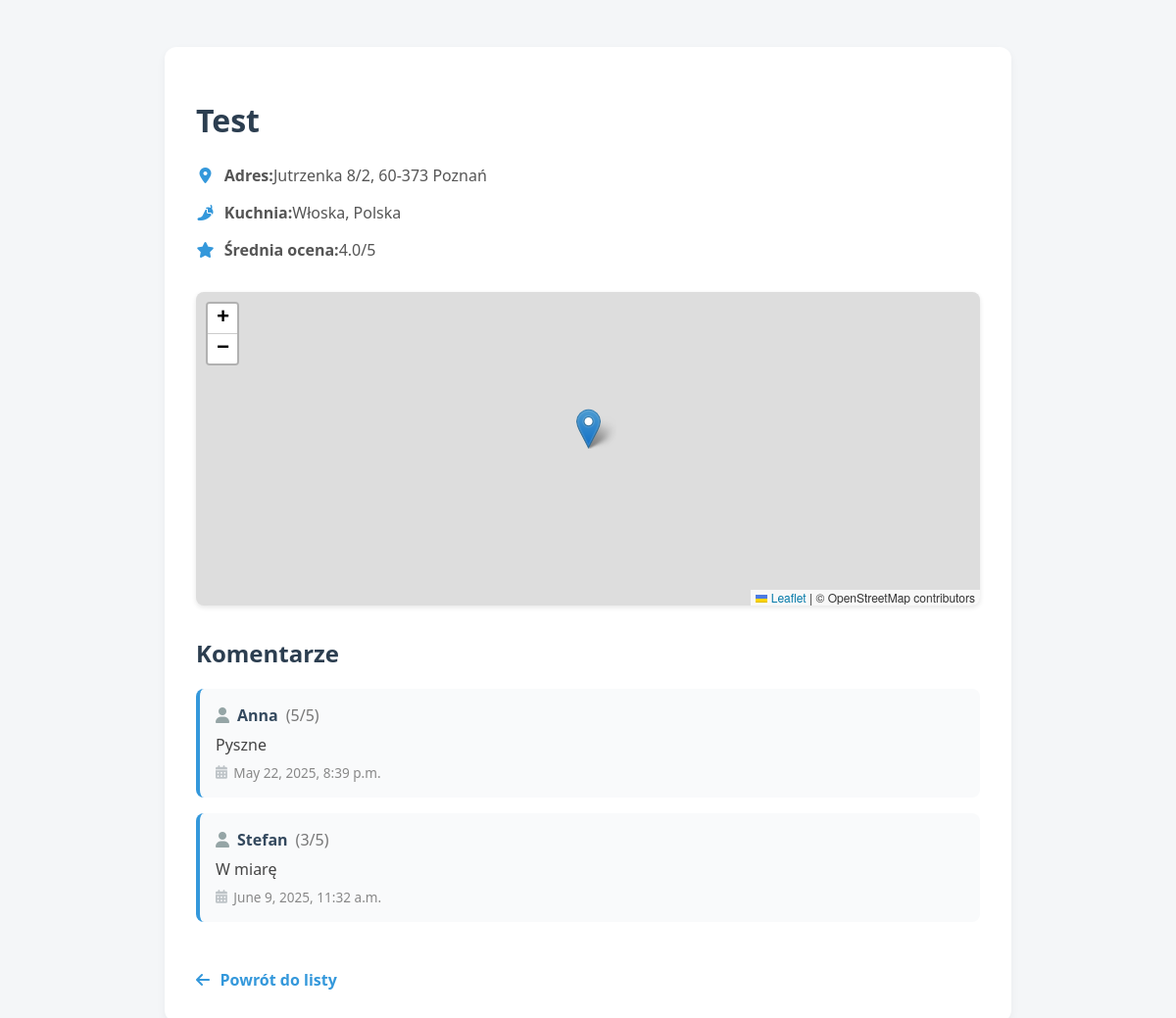
/restaurant/3/, run on the app's committed database.
### restaurants/models.py (models this page shows, shortened)
class Restaurant(models.Model):
    name = models.CharField(max_length=100)
    address = models.CharField(max_length=255)
    cuisine_types = models.ManyToManyField(CuisineType, related_name='restaurants')
    latitude = models.DecimalField(
        max_digits=9, decimal_places=6, null=True, blank=True
    )
    longitude = models.DecimalField(
        max_digits=9, decimal_places=6, null=True, blank=True
    )
    def get_average_rating(self):
        average = self.comments.aggregate(avg=Avg('rating'))['avg']
        return round(average, 1) if average is not None else 0.0
    @property
    def cuisine_list(self):
        return ", ".join(self.cuisine_types.values_list('name', flat=True))

class Comment(models.Model):
    restaurant = models.ForeignKey(
        Restaurant,
        on_delete=models.CASCADE,
        related_name='comments'
    )
    author = models.CharField(max_length=100)
    text = models.TextField()
    rating = models.PositiveIntegerField(
        validators=[MinValueValidator(1), MaxValueValidator(5)],
        help_text="Ocena od 1 do 5"
    )
    created_at = models.DateTimeField(auto_now_add=True)

### restaurants/views.py (the view)
# urls.py: path('restaurant/<int:pk>/', restaurant_detail, name='restaurant_detail'),
def restaurant_detail(request, pk):
    restaurant = get_object_or_404(Restaurant, pk=pk)
    comments = restaurant.comments.all()
    return render(request, 'restaurants/restaurant_detail.html', {
        'restaurant': restaurant,
        'comments': comments,
    })

### restaurants/templates/restaurants/restaurant_detail.html (shortened to what this page needs)
{% load static %}
<!DOCTYPE html>
<html lang="pl">
<head>
  <link rel="stylesheet" href="{% static 'restaurants/css/restaurant_detail.css' %}">
  <link rel="stylesheet" href="https://cdnjs.cloudflare.com/ajax/libs/font-awesome/6.5.0/css/all.min.css">
  <link rel="stylesheet" href="https://unpkg.com/leaflet/dist/leaflet.css" />
</head>
<body>
  <div class="container">
    <h1>{{ restaurant.name }}</h1>
    <div class="details">
      <p class="detail-item">
        <i class="fas fa-map-marker-alt"></i>
        <strong>Adres:</strong> {{ restaurant.address }}
      </p>
      <p class="detail-item">
        <i class="fas fa-pepper-hot"></i>
        <strong>Kuchnia:</strong>
        {{ restaurant.cuisine_list|default:"Brak" }}
      </p>
      <p class="detail-item">
        <i class="fas fa-star"></i>
        <strong>Średnia ocena:</strong> {{ restaurant.get_average_rating|floatformat:1 }}/5
      </p>
    </div>
    {% if restaurant.latitude and restaurant.longitude %}
      <div
        id="map"
        class="map-container"
        data-lat="{{ restaurant.latitude }}"
        data-lng="{{ restaurant.longitude }}">
      </div>
    {% endif %}
    <h2>Komentarze</h2>
    <ul class="comment-list">
      {% for comment in comments %}
        <li class="comment-item">
          <div class="comment-header">
            <i class="fas fa-user"></i>
            <span class="comment-author">{{ comment.author }}</span>
            <span class="comment-rating">({{ comment.rating }}/5)</span>
          </div>
          <p class="comment-text">{{ comment.text }}</p>
          <small class="comment-date">
            <i class="fas fa-calendar-alt"></i> {{ comment.created_at }}
          </small>
        </li>
      {% empty %}
        <li class="comment-item">Brak komentarzy.</li>
      {% endfor %}
    </ul>
    <a href="{% url 'restaurant_list' %}" class="back-link">
      <i class="fas fa-arrow-left"></i> Powrót do listy
    </a>
  </div>

### restaurants/static/restaurants/css/restaurant_detail.css (style rules this page uses)
body { margin: 0; padding: 0; font-family: 'Segoe UI', Tahoma, Geneva, Verdana, sans-serif; background-color: #f4f6f8; color: #333; }
.container { max-width: 800px; margin: 3rem auto; background-color: #fff; padding: 2rem; border-radius: 12px; box-shadow: 0 4px 10px rgba(0, 0, 0, 0.05); }
h1 { font-size: 2rem; color: #2c3e50; margin-bottom: 1.5rem; }
.details { margin-bottom: 2rem; }
.detail-item { font-size: 1rem; margin-bottom: 0.8rem; display: flex; align-items: center; color: #555; }
.detail-item i { margin-right: 0.6rem; color: #3498db; width: 1.2rem; text-align: center; }
.map-container { width: 100%; height: 320px; margin-bottom: 2rem; border-radius: 8px; overflow: hidden; box-shadow: 0 2px 5px rgba(0,0,0,0.1); }
h2 { margin-top: 2rem; color: #2c3e50; font-size: 1.5rem; }
.comment-list { list-style: none; padding-left: 0; margin-top: 1rem; }
.comment-item { background-color: #f9fafb; border-left: 4px solid #3498db; padding: 1rem; border-radius: 8px; margin-bottom: 1rem; }
.comment-header { font-weight: bold; margin-bottom: 0.5rem; display: flex; align-items: center; gap: 0.5rem; color: #34495e; }
.comment-header i { color: #95a5a6; }
.comment-rating { font-weight: normal; color: #777; }
.comment-text { margin: 0.5rem 0; color: #444; }
.comment-date { font-size: 0.85rem; color: #888; display: flex; align-items: center; gap: 0.4rem; }
.comment-date i { color: #bdc3c7; }
.back-link { display: inline-block; margin-top: 2rem; text-decoration: none; color: #3498db; font-weight: bold; transition: color 0.3s ease; }
.back-link i { margin-right: 0.4rem; }

### data on the page
Restaurant: name "Test", address "Jutrzenka 8/2, 60-373 Poznań", cuisine_list "Włoska, Polska", get_average_rating "4.0"
Comment: author "Anna", rating "5", text "Pyszne", created_at "May 22, 2025, 8:39 p.m."
Comment: author "Stefan", rating "3", text "W miarę", created_at "June 9, 2025, 11:32 a.m."
